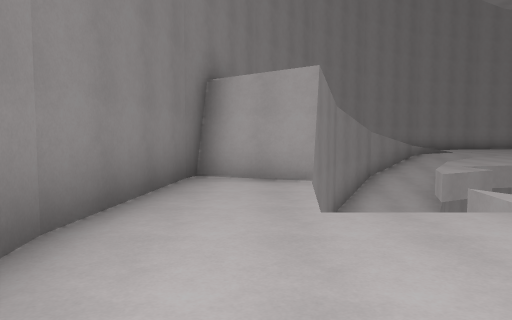
View 1 (above)

22 first-person views from a walk through a level from a Godot 3-D game. The camera is 1.4 m above the floor, tilts 4° down and sees 70° across. The floor is counted in squares, 2 m on a side. Each view is taken from the middle of a square. On the plan, view 1 faces up. The plan holds only what a view shows up to about 11 squares ahead; the rest is blank. The place goes on beyond the plan. Characters and animated objects are left out.

View 2
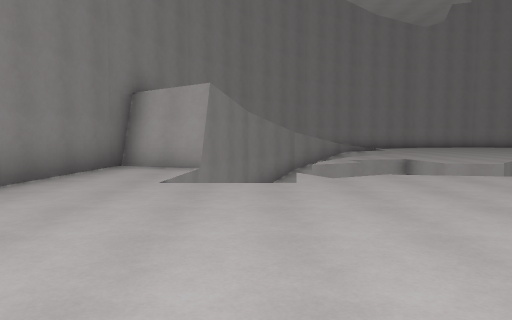

View 3
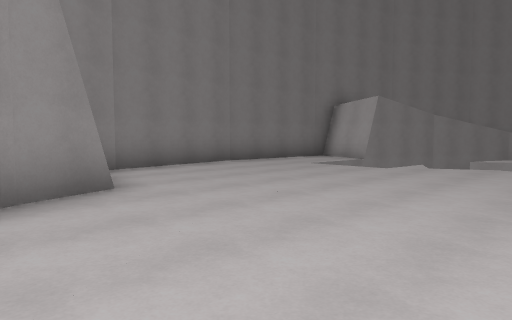

View 4
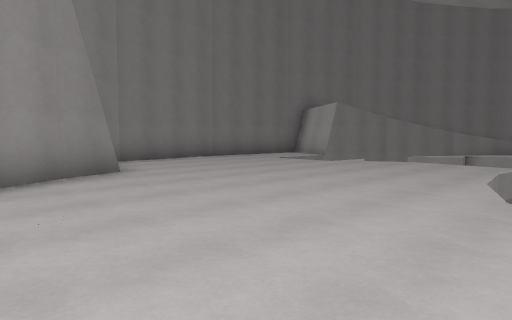

View 5
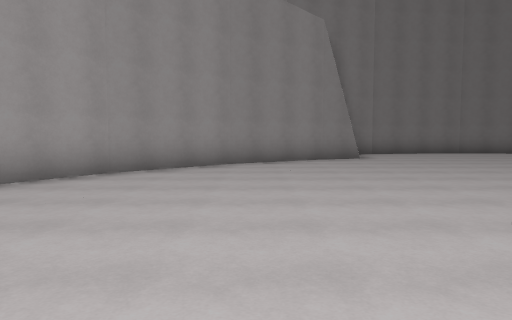

View 6
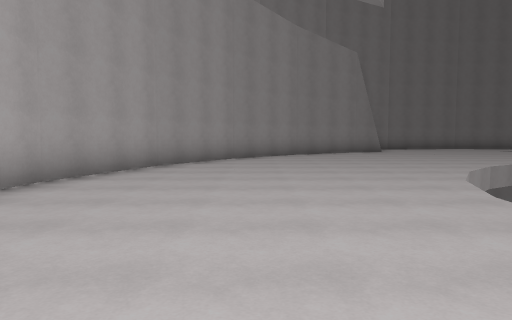

View 7
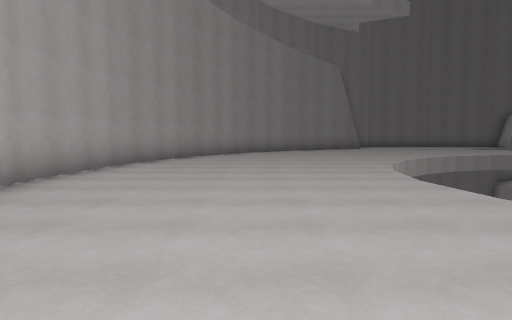

View 8
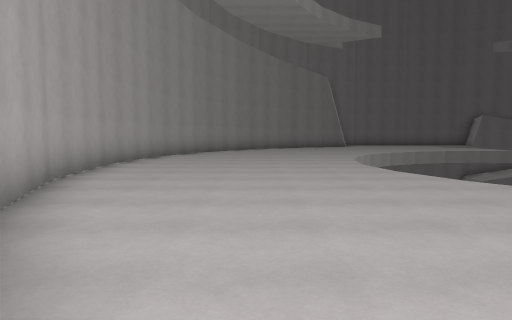

View 9
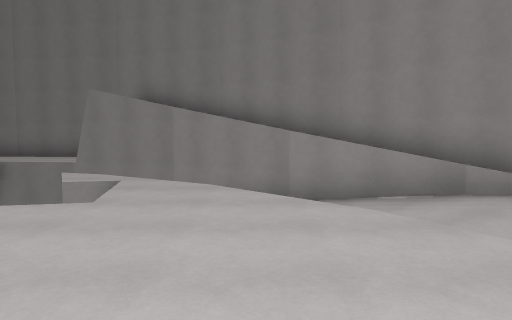

View 10
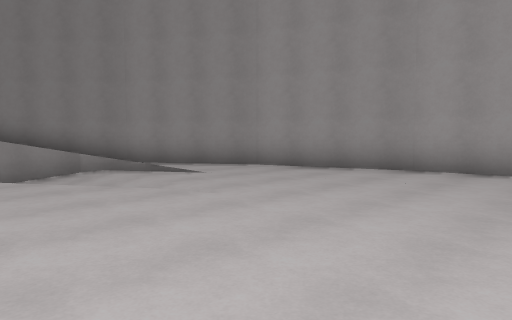

View 11
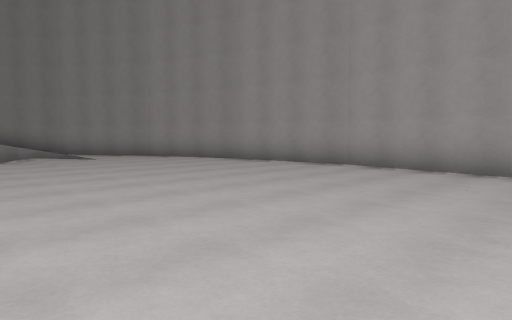

View 12
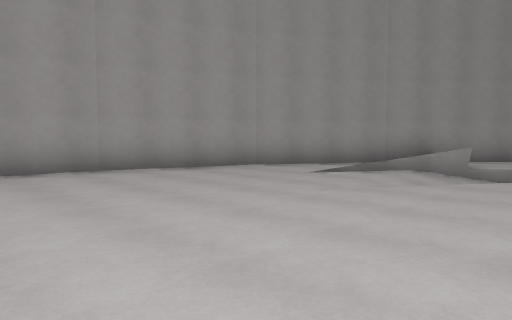

View 13
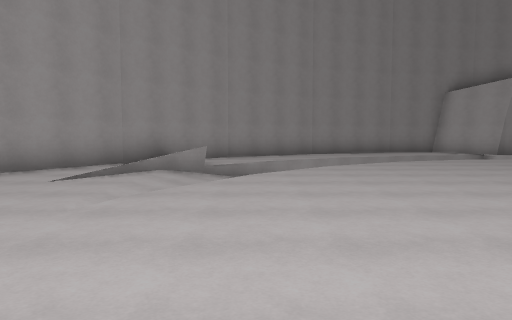

View 14
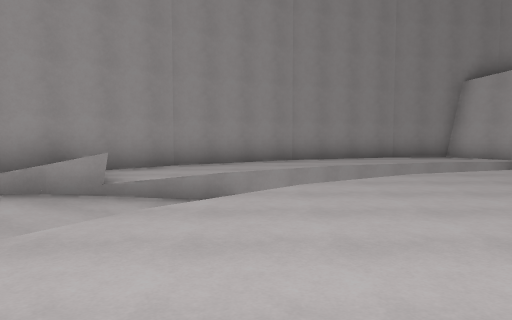

View 15
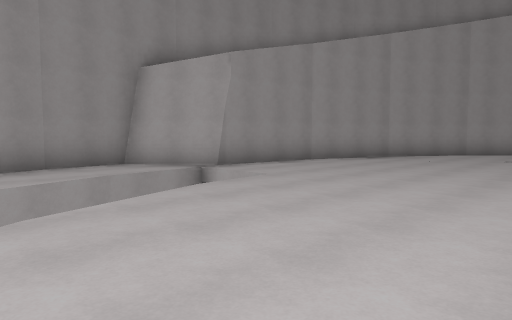

View 16
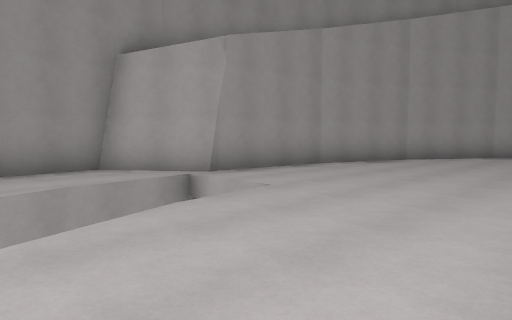

View 17
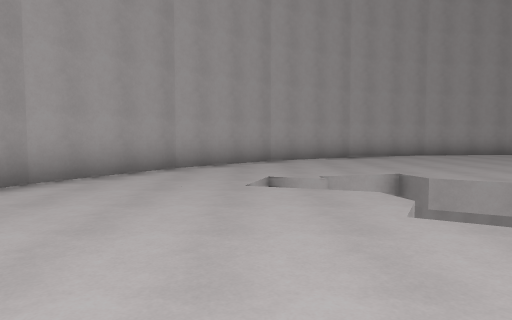

View 18
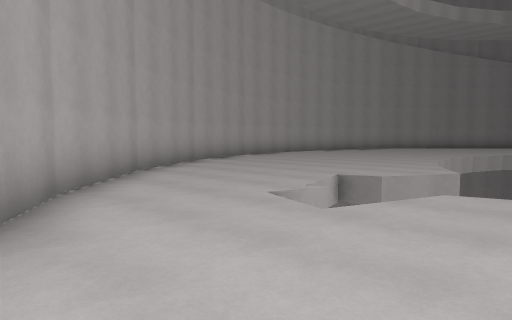

View 19
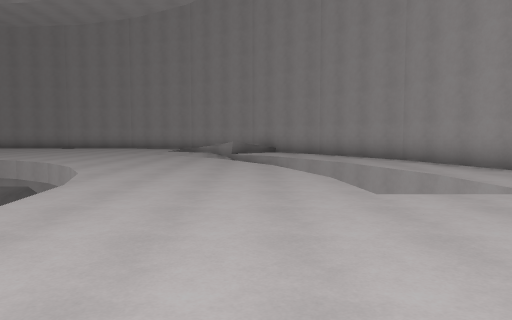

View 20
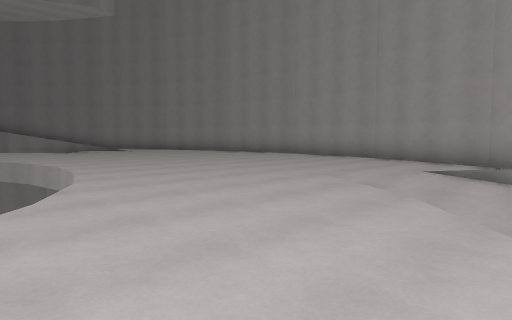

View 21
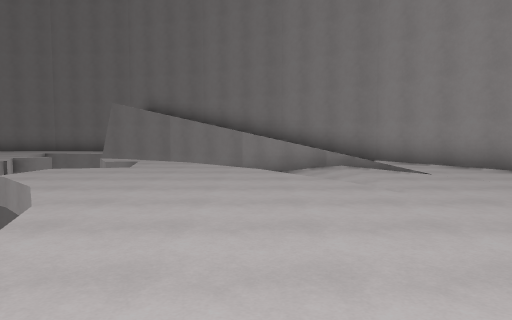

View 22
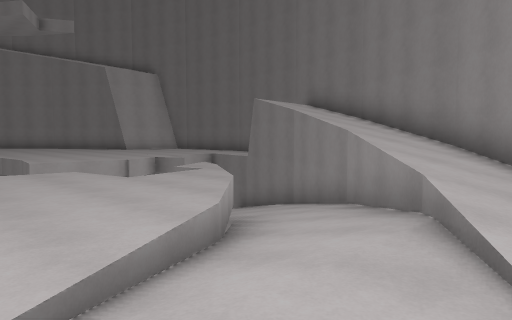

### Floor plan
Key: @ floor where view 1 was taken; # wall or solid block; . floor; / step, stairs or slope; = window, fence, low wall or low ledge; v drop or lower ground.
Columns run from 2 left of view 1 to 28 right of it. Each row starts with its distance up from view 1.
 18             ########
 17          ####......####
 16        ###............###
 15       ##................##
 14      ##///............///##
 13     ##////............////##
 12    ##//////........../////###
 11   ##//////............////=##
 10   #//#//................/ v.##
  9  ##/////.....vvvvvv...... v. #
  8  #//// vv...v      v.....v v.#
  7  #////vvv..v        v.....vv. #
  6 ####//               v....v v #
  5 #..v v                v.... v.#
  4 #..v .v.vv            v.... v #
  3 #........v            v......##
  2 #........v             ......#
  1 #........v             ......#
  0 #.@......v            v......#
 -1 ##........v           v.....##
 -2    #.......v          v.....#
 -3    #........v      vvv vv...#
 -4    ##........vvvvvv...vv...##
 -5     ##....................##
 -6      #....................#
 -7      ##..................##
 -8       ###..............###
 -9         ##............##
-10          ####......####
-11             ########

Where each view was taken, in squares from view 1:
view 1: 0 up, 0 right, facing up
view 2: 2 down, 2 right, facing up
view 3: 4 down, 6 right, facing up-left
view 4: 5 down, 8 right, facing up-left
view 5: 5 down, 12 right, facing left
view 6: 7 down, 16 right, facing left
view 7: 7 down, 19 right, facing left
view 8: 7 down, 22 right, facing left
view 9: 10 up, 10 right, facing left
view 10: 10 up, 13 right, facing up-left
view 11: 10 up, 18 right, facing up-left
view 12: 10 up, 14 right, facing up-right
view 13: 11 up, 14 right, facing right
view 14: 10 up, 17 right, facing right
view 15: 8 up, 20 right, facing down-right
view 16: 7 up, 21 right, facing down-right
view 17: 2 up, 22 right, facing down
view 18: 1 down, 25 right, facing down-left
view 19: 1 down, 23 right, facing up
view 20: 7 up, 22 right, facing up-left
view 21: 11 up, 14 right, facing left
view 22: 14 up, 9 right, facing down-left
